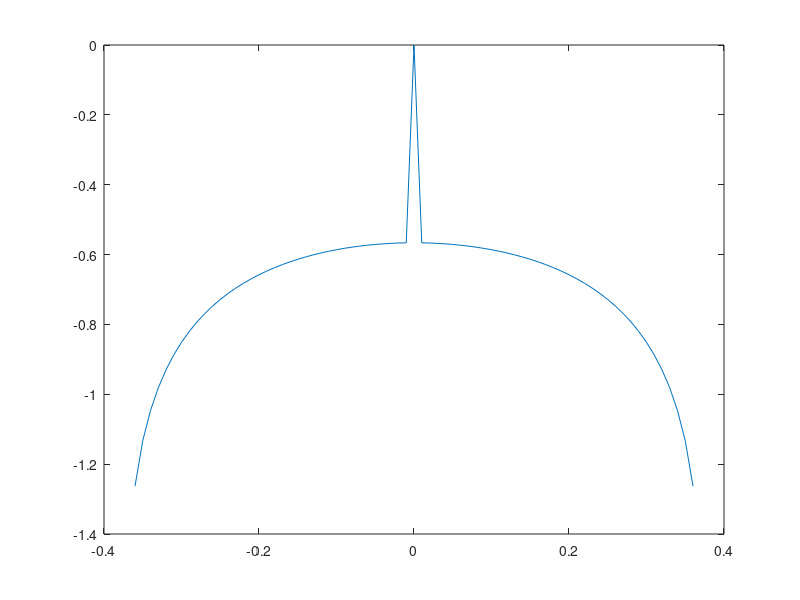

This figure's MATLAB source:
L1 = 0.3;
M  = 0.2;
L2 = 0.8;
V  = 1; 

R2_f = @(alpha) abs(L1/tan(alpha));
R3_f = @(R2) sqrt(R2^2 + M^2 - L2^2);
beta_f = @(alpha,R2,R3) atan2(M,R2) + atan2(L2,R3);

A_fp = @(alpha,beta,psi) -(V/(L1*L2))*(M*tan(alpha)*(-sin(beta))  + L1*cos(beta));
B_fp = @(alpha,beta,psi) -(V/(L1*L2))*(M*cos(beta)/(cos(alpha)^2) + L1/(cos(alpha)^2));

% A_fn = @(alpha,beta,psi) -(V/L1)*M*(tan(alpha)/L2)*(cos(-beta-psi)/sin(psi));
% B_fn = @(alpha,beta,psi) -(V/L1)*(1/cos(alpha)^2)*(1 - (M/L2)*(sin(-beta - psi)/sin(psi)));
% (sin(abs(beta) - abs(psi))/sin(abs(psi)))
% alpha = 0.000;
alphas = -0.36:0.01:0.36;
% alphas = 0.01:0.01:0.2;
% alphas = -0.2:0.01:-0.01;
all_K = zeros(1,length(alphas));
% 
for i = 1:length(alphas)
    alpha = alphas(i);
    if alpha == 0
        continue
    end

%     alpha = -0.1
    R2  = R2_f(alpha);
    R3  = R3_f(R2);
    psi = abs(atan2(M,R2));
    
    beta = beta_f(alpha,R2,R3);
    if beta > pi
        beta = -(2*pi - beta);
    elseif beta < -pi
        beta = 2*pi + beta;
    end
    beta = beta*(alpha/abs(alpha));

%     if alpha < 0
%         A = A_fn(alpha,beta,psi)
%         B = B_fn(alpha,beta,psi)
%     else
    A = A_fp(alpha,beta,psi);
    B = B_fp(alpha,beta,psi);

    Q = 0.001;
    R = 0.001;
      
    K  = lqr(A,B,Q,R);
    all_K(i) = K;
end
plot(alphas,all_K)